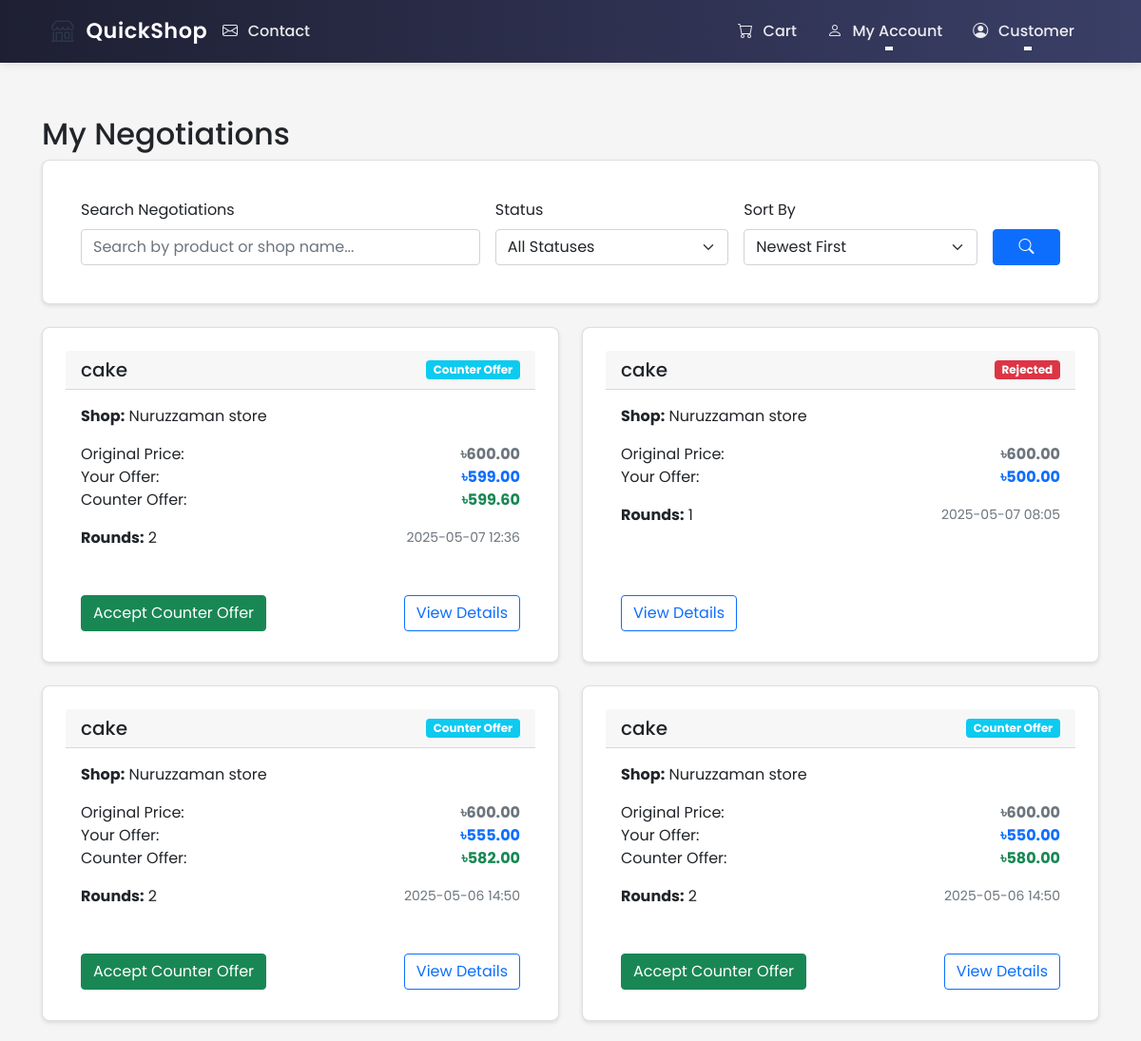
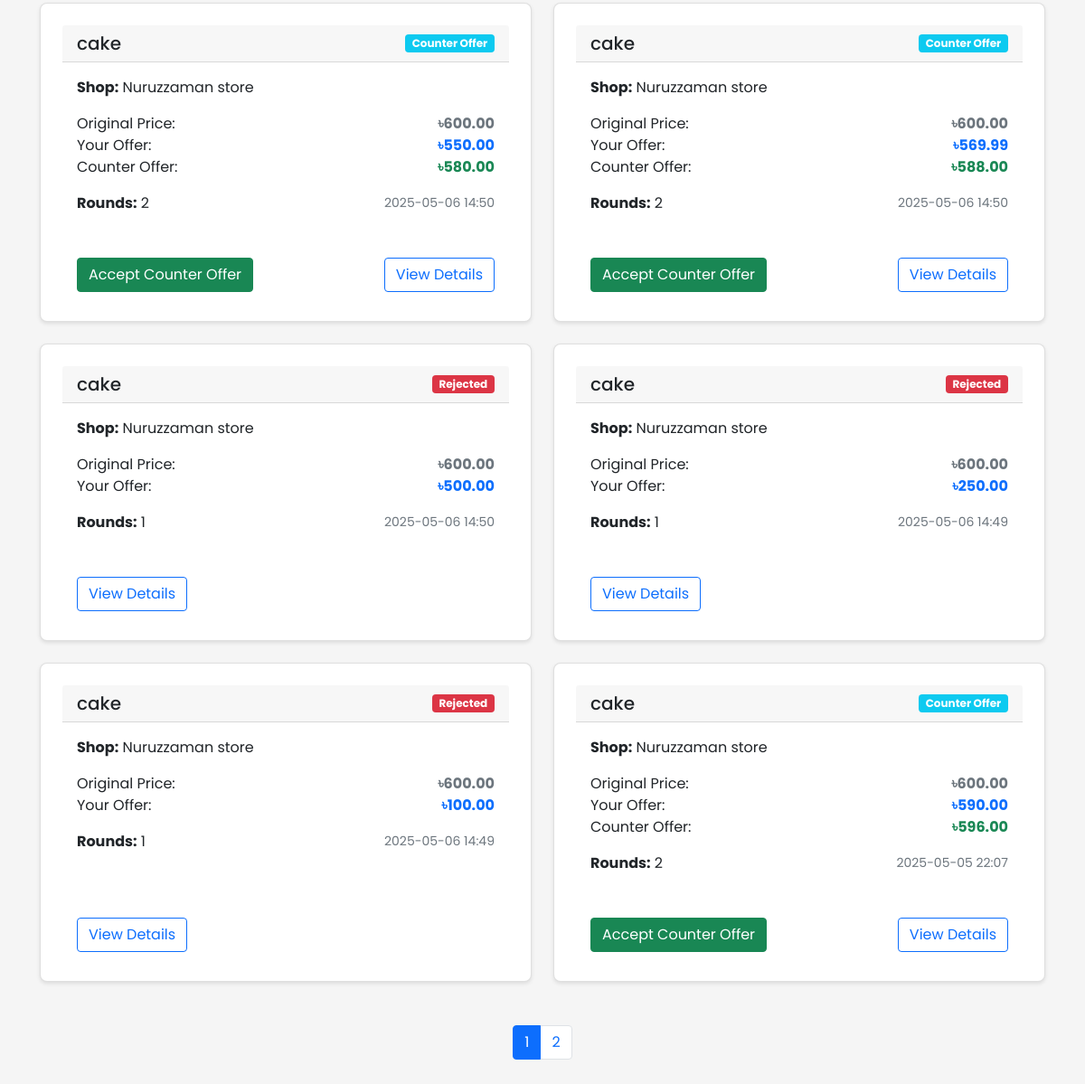
Page /user/negotiations (signed in) on the committed database (2 pictures, top to bottom).
### ecommerce/models/user.py (models this page shows, shortened)
class User(UserMixin, db.Model):
    id = db.Column(db.Integer, primary_key=True)
    username = db.Column(db.String(80), unique=True, nullable=False)
    email = db.Column(db.String(120), unique=True, nullable=False)
    password_hash = db.Column(db.String(128))
    role = db.Column(db.String(20), nullable=False, default='user')  # user, shop_owner, delivery, admin
    location_lat = db.Column(db.Float)
    location_lng = db.Column(db.Float)
    address = db.Column(db.String(200))
    created_at = db.Column(db.DateTime, default=datetime.utcnow)
    updated_at = db.Column(db.DateTime, default=datetime.utcnow, onupdate=datetime.utcnow)
    is_active = db.Column(db.Boolean, default=True)
    orders = db.relationship('Order', lazy=True, foreign_keys='Order.customer_id')
    shop = db.relationship('Shop', backref='owner', lazy=True, uselist=False)
    deliveries = db.relationship('Order', backref='assigned_delivery_person', lazy=True,
                               foreign_keys='Order.delivery_person_id')

### ecommerce/models/negotiation.py (models this page shows, shortened)
class Negotiation(db.Model):
    id = db.Column(db.Integer, primary_key=True)
    product_id = db.Column(db.Integer, db.ForeignKey('product.id'), nullable=False)
    customer_id = db.Column(db.Integer, db.ForeignKey('user.id'), nullable=False)
    initial_price = db.Column(db.Float, nullable=False)  # Original product price
    offered_price = db.Column(db.Float, nullable=False)  # Customer's offered price
    counter_price = db.Column(db.Float)  # AI/Shop counter offer
    final_price = db.Column(db.Float)  # Final agreed price
    status = db.Column(db.String(20), nullable=False, default='pending')  # pending, counter_offer, accepted, rejected
    rounds = db.Column(db.Integer, default=0)  # Number of negotiation rounds
    created_at = db.Column(db.DateTime, default=datetime.utcnow)
    updated_at = db.Column(db.DateTime, default=datetime.utcnow, onupdate=datetime.utcnow)
    product = db.relationship('Product', backref='negotiations')
    customer = db.relationship('User', backref='negotiations')

### ecommerce/models/shop.py (models this page shows, shortened)
class Product(db.Model):
    id = db.Column(db.Integer, primary_key=True)
    name = db.Column(db.String(100), nullable=False)
    description = db.Column(db.Text)
    price = db.Column(db.Float, nullable=False)
    stock = db.Column(db.Integer, nullable=False, default=0)
    shop_id = db.Column(db.Integer, db.ForeignKey('shop.id'), nullable=False)
    image_url = db.Column(db.String(255))
    category = db.Column(db.String(50))  # Add category field
    created_at = db.Column(db.DateTime, default=datetime.utcnow)
    min_price = db.Column(db.Float)  # Minimum acceptable price
    max_discount_percentage = db.Column(db.Float, default=20.0)  # Maximum allowed discount
    continue_iteration = db.Column(db.Boolean, default=False)  # Whether to continue negotiation after max discount

class Shop(db.Model):
    id = db.Column(db.Integer, primary_key=True)
    name = db.Column(db.String(100), nullable=False)
    description = db.Column(db.Text)
    about = db.Column(db.Text)  # New field for shop-specific About content
    owner_id = db.Column(db.Integer, db.ForeignKey('user.id'), nullable=False)
    location_lat = db.Column(db.Float, nullable=False)
    location_lng = db.Column(db.Float, nullable=False)
    address = db.Column(db.String(200), nullable=False)
    phone = db.Column(db.String(20))
    email = db.Column(db.String(120))
    website = db.Column(db.String(200))
    business_hours = db.Column(db.Text)  # Stored as JSON string
    created_at = db.Column(db.DateTime, default=datetime.utcnow)
    is_active = db.Column(db.Boolean, default=True)
    products = db.relationship('Product', backref='shop', lazy=True)
    orders = db.relationship('Order', backref='shop', lazy=True)

### ecommerce/routes/user.py (the view, shortened to what this page needs)
@user_bp.route('/negotiations')
@login_required
def negotiations():
    search_query = request.args.get('q', '').strip()
    status = request.args.get('status')
    sort = request.args.get('sort', 'newest')
    page = request.args.get('page', 1, type=int)
    per_page = 10
    query = Negotiation.query.join(Negotiation.product).join(Product.shop)
    query = query.filter(Negotiation.customer_id == current_user.id)
    if status:
        query = query.filter(Negotiation.status == status)
    if sort == 'oldest':
        query = query.order_by(Negotiation.created_at.asc())
    elif sort == 'highest_offer':
        query = query.order_by(Negotiation.offered_price.desc())
    elif sort == 'lowest_offer':
        query = query.order_by(Negotiation.offered_price.asc())
    else:  # newest
        query = query.order_by(Negotiation.created_at.desc())
    pagination = query.paginate(page=page, per_page=per_page)
    negotiations = pagination.items
    return render_template('user/negotiations.html',
                         negotiations=negotiations,
                         pagination=pagination)

### ecommerce/templates/user/negotiations.html (shortened to what this page needs)
{% extends "base.html" %}
{% block content %}
<div class="container mt-4">
    <h2>My Negotiations</h2>
    <div class="card mb-4">
        <div class="card-body">
            <form class="row g-3" method="GET">
                <div class="col-md-5">
                    <label class="form-label">Search Negotiations</label>
                    <input type="text" class="form-control" name="q"
                           value="{{ request.args.get('q', '') }}"
                           placeholder="Search by product or shop name...">
                </div>
                <div class="col-md-3">
                    <label class="form-label">Status</label>
                    <select class="form-select" name="status">
                        <option value="">All Statuses</option>
                    </select>
                </div>
                <div class="col-md-3">
                    <label class="form-label">Sort By</label>
                    <select class="form-select" name="sort">
                        <option value="newest" {% if request.args.get('sort') == 'newest' %}selected{% endif %}>Newest First</option>
                    </select>
                </div>
                <div class="col-md-1 d-flex align-items-end">
                    <button type="submit" class="btn btn-primary w-100">
                        <i class="bi bi-search"></i>
                    </button>
                </div>
            </form>
        </div>
    </div>
    {% if negotiations %}
        <div class="row">
            {% for negotiation in negotiations %}
                <div class="col-md-6 mb-4">
                    <div class="card h-100">
                        <div class="card-header d-flex justify-content-between align-items-center">
                            <h5 class="mb-0">{{ negotiation.product.name }}</h5>
                            <span class="badge bg-{{ {
                                'pending': 'warning',
                                'counter_offer': 'info',
                                'accepted': 'success',
                                'rejected': 'danger'
                            }[negotiation.status] }}">
                                {{ negotiation.status|replace('_', ' ')|title }}
                            </span>
                        </div>
                        <div class="card-body">
                            <div class="mb-3">
                                <strong>Shop:</strong> {{ negotiation.product.shop.name }}
                            </div>
                            <div class="mb-3">
                                <div class="d-flex justify-content-between align-items-center">
                                    <div>Original Price:</div>
                                    <strong class="text-muted">৳{{ "%.2f"|format(negotiation.initial_price) }}</strong>
                                </div>
                                <div class="d-flex justify-content-between align-items-center">
                                    <div>Your Offer:</div>
                                    <strong class="text-primary">৳{{ "%.2f"|format(negotiation.offered_price) }}</strong>
                                </div>
                                {% if negotiation.counter_price %}
                                    <div class="d-flex justify-content-between align-items-center">
                                        <div>Counter Offer:</div>
                                        <strong class="text-success">৳{{ "%.2f"|format(negotiation.counter_price) }}</strong>
                                    </div>
                                {% endif %}
                            </div>
                            <div class="d-flex justify-content-between align-items-center">
                                <div>
                                    <strong>Rounds:</strong> {{ negotiation.rounds }}
                                </div>
                                <small class="text-muted">{{ negotiation.created_at.strftime('%Y-%m-%d %H:%M') }}</small>
                            </div>
                        </div>
                        <div class="card-footer bg-transparent border-top-0">
                            <div class="d-flex justify-content-between align-items-center">
                                {% if negotiation.status == 'counter_offer' %}
                                    <button class="btn btn-success accept-counter"
                                            data-negotiation-id="{{ negotiation.id }}"
                                            data-counter-price="{{ negotiation.counter_price }}">
                                        Accept Counter Offer
                                    </button>
                                {% elif negotiation.status == 'accepted' %}
                                    <a href="{{ url_for('main.cart') }}" class="btn btn-primary">
                                        Go to Cart
                                    </a>
                                {% endif %}
                                <a href="{{ url_for('user.negotiation_detail', nego_id=negotiation.id) }}"
                                   class="btn btn-outline-primary">View Details</a>
                            </div>
                        </div>
                    </div>
                </div>
            {% endfor %}
        </div>
        {% if pagination.pages > 1 %}
            <nav class="mt-4">
                <ul class="pagination justify-content-center">
                    {% for page in range(1, pagination.pages + 1) %}
                        <li class="page-item {{ 'active' if page == pagination.page else '' }}">
                            <a class="page-link" href="{{ url_for('user.negotiations', page=page, **request.args) }}">
                                {{ page }}
                            </a>
                        </li>
                    {% endfor %}
                </ul>
            </nav>
        {% endif %}
    {% else %}
        <div class="text-center py-5">
            <h4>No negotiations found</h4>
            <p class="text-muted">You haven't started any price negotiations yet.</p>
            <a href="{{ url_for('shop.index') }}" class="btn btn-primary">Browse Shops</a>
        </div>
    {% endif %}
</div>
{% endblock %}

### ecommerce/templates/base.html (shortened to what this page needs)
<!DOCTYPE html>
<html lang="en">
<head>
    <link href="https://cdn.jsdelivr.net/npm/bootstrap@5.1.3/dist/css/bootstrap.min.css" rel="stylesheet">
    <link rel="stylesheet" href="https://cdn.jsdelivr.net/npm/bootstrap-icons@1.7.2/font/bootstrap-icons.css">
    <link rel="stylesheet" href="{{ url_for('static', filename='css/style.css') }}">
</head>
<body class="d-flex flex-column min-vh-100">
    <nav class="navbar navbar-expand-lg navbar-light">
        <div class="container">
            <a class="logo" href="{{ url_for('main.index') }}">
                <span class="logo-icon">
                    <i class="bi bi-shop"></i>
                </span>
                <span class="logo">QuickShop</span>
            </a>
            <div class="collapse navbar-collapse" id="navbarNav">
                <ul class="navbar-nav me-auto">
                    <li class="nav-item">
                        <a class="nav-link" href="{{ url_for('main.contact_page') }}">
                            <i class="bi bi-envelope"></i> Contact
                        </a>
                    </li>
                </ul>
                <ul class="navbar-nav ms-auto">
                    {% if current_user.is_authenticated %}
                        {% if current_user.role == 'admin' %}
                        <li class="nav-item">
                            <a class="nav-link" href="{{ url_for('admin.dashboard') }}">
                                <i class="bi bi-speedometer2"></i> Admin Panel
                            </a>
                        </li>
                        <li class="nav-item dropdown">
                            <a class="nav-link dropdown-toggle" href="#" role="button" data-bs-toggle="dropdown">
                                <i class="bi bi-gear"></i> Manage
                            </a>
                            <ul class="dropdown-menu">
                                <li><a class="dropdown-item" href="{{ url_for('admin.orders') }}">
                                    <i class="bi bi-box-seam"></i> Orders
                                </a></li>
                                <li><a class="dropdown-item" href="{{ url_for('admin.manage_shops') }}">
                                    <i class="bi bi-shop"></i> Shops
                                </a></li>
                                <li><a class="dropdown-item" href="{{ url_for('admin.settings') }}">
                                    <i class="bi bi-gear"></i> Settings
                                </a></li>
                            </ul>
                        </li>
                        {% else %}
                        <li class="nav-item">
                            <a class="nav-link" href="{{ url_for('main.cart') }}">
                                <i class="bi bi-cart"></i> Cart
                            </a>
                        </li>
                        <li class="nav-item dropdown">
                            <a class="nav-link dropdown-toggle" href="#" role="button" data-bs-toggle="dropdown">
                                <i class="bi bi-person"></i> My Account
                            </a>
                        </li>
                        {% endif %}
                        <li class="nav-item dropdown">
                            <a class="nav-link dropdown-toggle" href="#" role="button" data-bs-toggle="dropdown">
                                <i class="bi bi-person-circle"></i> {{ current_user.username }}
                            </a>
                        </li>
                    {% endif %}
                </ul>
            </div>
        </div>
    </nav>
    <main class="flex-shrink-0">
        {% block content %}{% endblock %}
    </main>
</body>
</html>

### ecommerce/static/css/style.css (style rules this page uses)
* { margin: 0; padding: 0; box-sizing: border-box; }
html { height: 100%; }
body { font-family: 'Poppins', sans-serif; background-color: #f5f5f5; min-height: 100vh; display: flex; flex-direction: column; }
.logo { display: flex; align-items: center; gap: 0.75rem; text-decoration: none; }
.logo-icon { display: inline-flex; align-items: center; justify-content: center; font-size: 1.5rem; color: #2D3748; }
main { flex: 1 0 auto; padding: 2rem; width: 100%; max-width: 1200px; margin: 0 auto; }
.navbar { background: linear-gradient(to right, #1e1f32, #3a3f67); padding: 0.8rem 0; box-shadow: 0 2px 10px rgba(0, 0, 0, 0.1); position: sticky; top: 0; z-index: 1000; }
.navbar .container { padding: 0 1.5rem; }
.navbar-brand, .logo { color: #ffffff !important; font-size: 1.4rem; font-weight: 600; letter-spacing: 0.5px; padding: 0; }
.navbar .nav-link { color: rgba(255, 255, 255, 0.9) !important; font-weight: 500; padding: 0.5rem 1rem !important; transition: all 0.3s ease; position: relative; }
.navbar .nav-link::after { content: ''; position: absolute; bottom: 0; left: 50%; width: 0; height: 2px; background: #ffffff; transition: all 0.3s ease; transform: translateX(-50%); }
.navbar .nav-item .nav-link i { margin-right: 0.4rem; }
.card { background: white; border-radius: 8px; box-shadow: 0 2px 4px rgba(0,0,0,0.1); padding: 1.5rem; margin-bottom: 1.5rem; }

### rows in the picture
User: username "Customer"
Negotiation: product.name "cake", status "Counter Offer", product.shop.name "Nuruzzaman store", initial_price "600.00", offered_price "599.00", counter_price "599.60", rounds "2", created_at "2025-05-07 12:36"
Negotiation: product.name "cake", status "Rejected", product.shop.name "Nuruzzaman store", initial_price "600.00", offered_price "500.00", rounds "1", created_at "2025-05-07 08:05"
Negotiation: product.name "cake", status "Counter Offer", product.shop.name "Nuruzzaman store", initial_price "600.00", offered_price "555.00", counter_price "582.00", rounds "2", created_at "2025-05-06 14:50"
Negotiation: product.name "cake", status "Counter Offer", product.shop.name "Nuruzzaman store", initial_price "600.00", offered_price "550.00", counter_price "580.00", rounds "2", created_at "2025-05-06 14:50"
Negotiation: product.name "cake", status "Counter Offer", product.shop.name "Nuruzzaman store", initial_price "600.00", offered_price "550.00", counter_price "580.00", rounds "2", created_at "2025-05-06 14:50"
Negotiation: product.name "cake", status "Counter Offer", product.shop.name "Nuruzzaman store", initial_price "600.00", offered_price "569.99", counter_price "588.00", rounds "2", created_at "2025-05-06 14:50"
Negotiation: product.name "cake", status "Rejected", product.shop.name "Nuruzzaman store", initial_price "600.00", offered_price "500.00", rounds "1", created_at "2025-05-06 14:50"
Negotiation: product.name "cake", status "Rejected", product.shop.name "Nuruzzaman store", initial_price "600.00", offered_price "250.00", rounds "1", created_at "2025-05-06 14:49"
Negotiation: product.name "cake", status "Rejected", product.shop.name "Nuruzzaman store", initial_price "600.00", offered_price "100.00", rounds "1", created_at "2025-05-06 14:49"
Negotiation: product.name "cake", status "Counter Offer", product.shop.name "Nuruzzaman store", initial_price "600.00", offered_price "590.00", counter_price "596.00", rounds "2", created_at "2025-05-05 22:07"

### other values in the picture
{{ page }} "1" "2"
